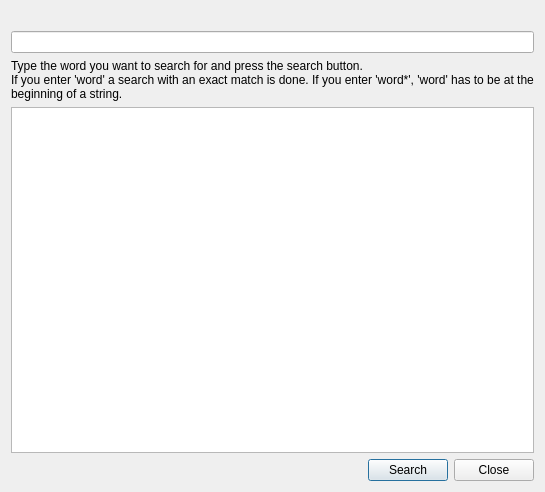
<?xml version="1.0" encoding="UTF-8"?>
<ui version="4.0">
 <class>ISearchDatabase</class>
 <widget class="QDialog" name="ISearchDatabase">
  <property name="geometry">
   <rect>
    <x>0</x>
    <y>0</y>
    <width>545</width>
    <height>492</height>
   </rect>
  </property>
  <property name="windowTitle">
   <string>Search...</string>
  </property>
  <layout class="QVBoxLayout" name="verticalLayout">
   <item>
    <widget class="QLabel" name="labelName">
     <property name="text">
      <string/>
     </property>
    </widget>
   </item>
   <item>
    <widget class="QLineEdit" name="lineQuery">
     <property name="focusPolicy">
      <enum>Qt::FocusPolicy::WheelFocus</enum>
     </property>
    </widget>
   </item>
   <item>
    <widget class="CHelpBlock" name="helpBlock">
     <layout class="QVBoxLayout" name="layoutHelpBlock">
      <property name="leftMargin">
       <number>0</number>
      </property>
      <property name="topMargin">
       <number>0</number>
      </property>
      <property name="rightMargin">
       <number>0</number>
      </property>
      <property name="bottomMargin">
       <number>0</number>
      </property>
      <item>
       <widget class="QLabel" name="labelHelp">
        <property name="text">
         <string>Type the word you want to search for and press the search button. 
If you enter 'word' a search with an exact match is done. If you enter 'word*', 'word' has to be at the beginning of a string.</string>
        </property>
        <property name="alignment">
         <set>Qt::AlignmentFlag::AlignLeading|Qt::AlignmentFlag::AlignLeft|Qt::AlignmentFlag::AlignTop</set>
        </property>
        <property name="wordWrap">
         <bool>true</bool>
        </property>
       </widget>
      </item>
     </layout>
    </widget>
   </item>
   <item>
    <widget class="QTreeWidget" name="treeResult">
     <attribute name="headerVisible">
      <bool>false</bool>
     </attribute>
    </widget>
   </item>
   <item>
    <layout class="QHBoxLayout" name="horizontalLayout">
     <item>
      <spacer name="horizontalSpacer">
       <property name="orientation">
        <enum>Qt::Orientation::Horizontal</enum>
       </property>
       <property name="sizeHint" stdset="0">
        <size>
         <width>40</width>
         <height>20</height>
        </size>
       </property>
      </spacer>
     </item>
     <item>
      <widget class="QPushButton" name="pushSearch">
       <property name="text">
        <string>Search</string>
       </property>
      </widget>
     </item>
     <item>
      <widget class="QPushButton" name="pushClose">
       <property name="text">
        <string>Close</string>
       </property>
      </widget>
     </item>
    </layout>
   </item>
  </layout>
 </widget>
 <customwidgets>
  <customwidget>
   <class>CHelpBlock</class>
   <extends>QFrame</extends>
   <header>widgets/CHelpBlock.h</header>
   <container>1</container>
  </customwidget>
 </customwidgets>
 <resources/>
 <connections/>
</ui>
